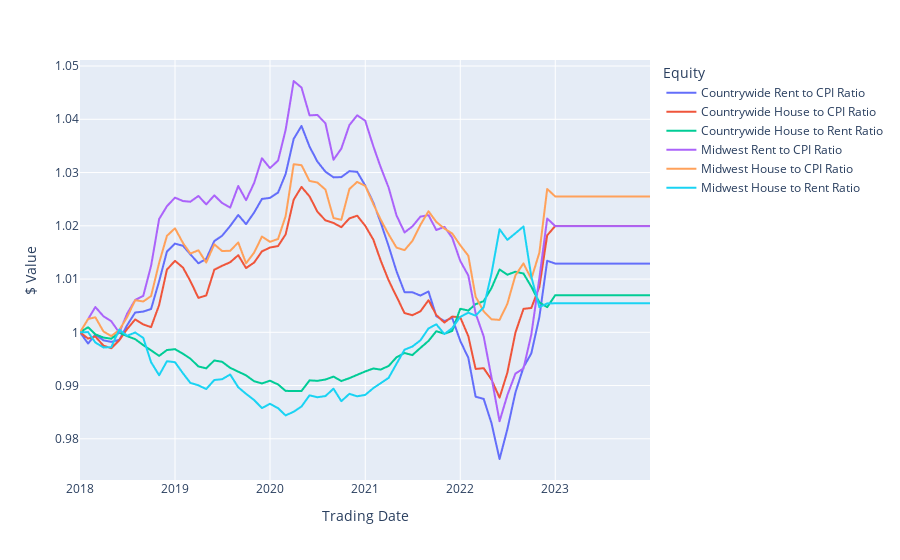

Write notebook code for a chart like this one.
### Code cell
exploring_inflation.compare_regions(['Countrywide','Midwest'],2018,2023,type='Ratio')

### Figure 1 — Plotly figure (JSON) as saved in the notebook; plotly's stock layout.template omitted (floating-point values rounded to 4 significant figures; data arrays with more than 128 entries replaced by an {"elided": "..."} marker saying what was removed)
{"data": [{"hovertemplate": "Equity=Countrywide Rent to CPI Ratio<br>Trading Date=%{x}<br>$ Value=%{y}<extra></extra>", "legendgroup": "Countrywide Rent to CPI Ratio", "line": {"color": "#636efa", "dash": "solid"}, "marker": {"symbol": "circle"}, "mode": "lines", "name": "Countrywide Rent to CPI Ratio", "showlegend": true, "type": "scattergl", "x": {"elided": "2191 str values"}, "xaxis": "x", "y": {"elided": "2191 float values"}, "yaxis": "y"}, {"hovertemplate": "Equity=Countrywide House to CPI Ratio<br>Trading Date=%{x}<br>$ Value=%{y}<extra></extra>", "legendgroup": "Countrywide House to CPI Ratio", "line": {"color": "#EF553B", "dash": "solid"}, "marker": {"symbol": "circle"}, "mode": "lines", "name": "Countrywide House to CPI Ratio", "showlegend": true, "type": "scattergl", "x": {"elided": "2191 str values"}, "xaxis": "x", "y": {"elided": "2191 float values"}, "yaxis": "y"}, {"hovertemplate": "Equity=Countrywide House to Rent Ratio<br>Trading Date=%{x}<br>$ Value=%{y}<extra></extra>", "legendgroup": "Countrywide House to Rent Ratio", "line": {"color": "#00cc96", "dash": "solid"}, "marker": {"symbol": "circle"}, "mode": "lines", "name": "Countrywide House to Rent Ratio", "showlegend": true, "type": "scattergl", "x": {"elided": "2191 str values"}, "xaxis": "x", "y": {"elided": "2191 float values"}, "yaxis": "y"}, {"hovertemplate": "Equity=Midwest Rent to CPI Ratio<br>Trading Date=%{x}<br>$ Value=%{y}<extra></extra>", "legendgroup": "Midwest Rent to CPI Ratio", "line": {"color": "#ab63fa", "dash": "solid"}, "marker": {"symbol": "circle"}, "mode": "lines", "name": "Midwest Rent to CPI Ratio", "showlegend": true, "type": "scattergl", "x": {"elided": "2191 str values"}, "xaxis": "x", "y": {"elided": "2191 float values"}, "yaxis": "y"}, {"hovertemplate": "Equity=Midwest House to CPI Ratio<br>Trading Date=%{x}<br>$ Value=%{y}<extra></extra>", "legendgroup": "Midwest House to CPI Ratio", "line": {"color": "#FFA15A", "dash": "solid"}, "marker": {"symbol": "circle"}, "mode": "lines", "name": "Midwest House to CPI Ratio", "showlegend": true, "type": "scattergl", "x": {"elided": "2191 str values"}, "xaxis": "x", "y": {"elided": "2191 float values"}, "yaxis": "y"}, {"hovertemplate": "Equity=Midwest House to Rent Ratio<br>Trading Date=%{x}<br>$ Value=%{y}<extra></extra>", "legendgroup": "Midwest House to Rent Ratio", "line": {"color": "#19d3f3", "dash": "solid"}, "marker": {"symbol": "circle"}, "mode": "lines", "name": "Midwest House to Rent Ratio", "showlegend": true, "type": "scattergl", "x": {"elided": "2191 str values"}, "xaxis": "x", "y": {"elided": "2191 float values"}, "yaxis": "y"}], "layout": {"legend": {"title": {"text": "Equity"}, "tracegroupgap": 0}, "margin": {"t": 60}, "xaxis": {"anchor": "y", "domain": [0, 1], "title": {"text": "Trading Date"}}, "yaxis": {"anchor": "x", "domain": [0, 1], "title": {"text": "$ Value"}}}}
